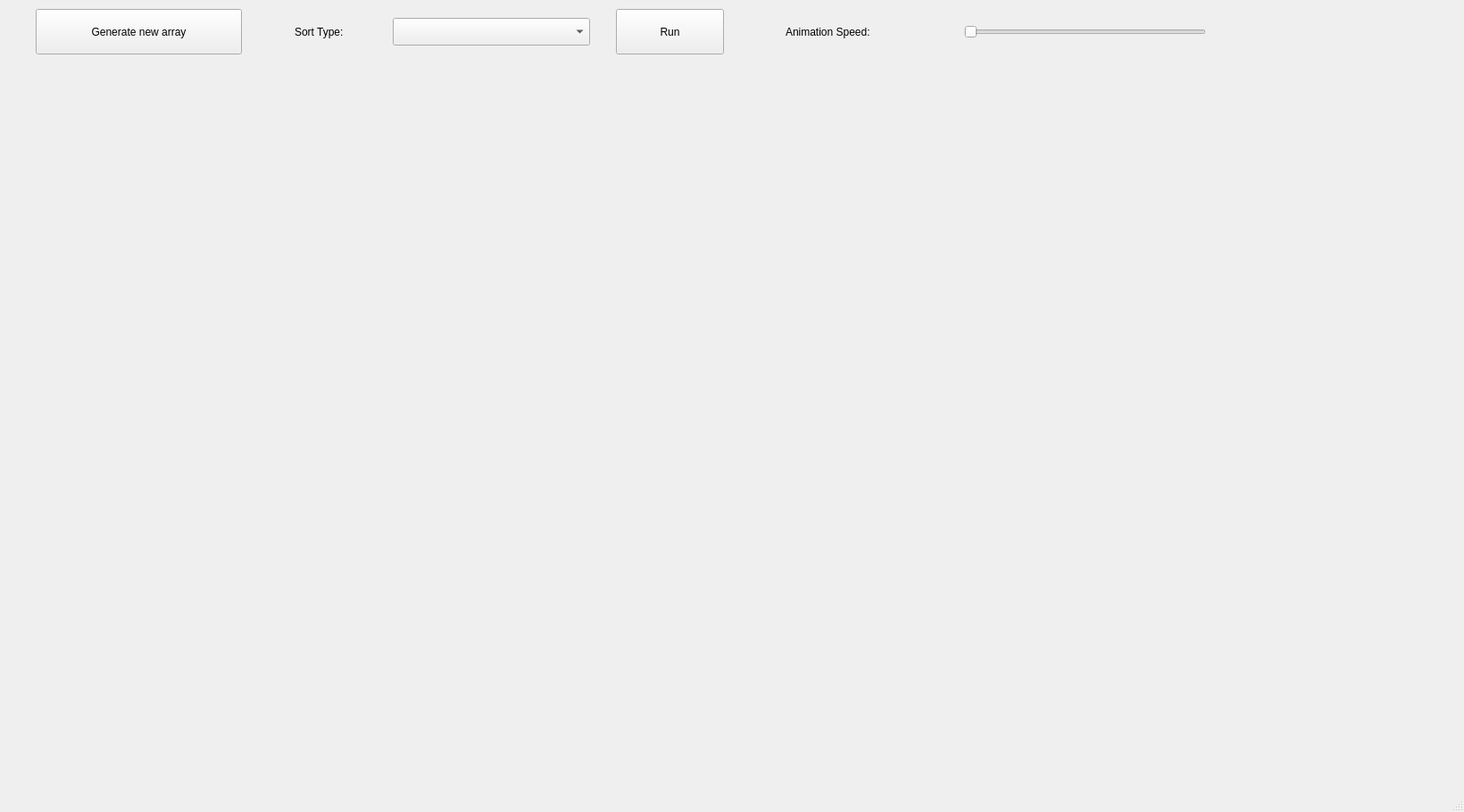
<?xml version="1.0" encoding="UTF-8"?>
<ui version="4.0">
 <class>MainWindow</class>
 <widget class="QMainWindow" name="MainWindow">
  <property name="geometry">
   <rect>
    <x>0</x>
    <y>0</y>
    <width>1640</width>
    <height>910</height>
   </rect>
  </property>
  <property name="minimumSize">
   <size>
    <width>1640</width>
    <height>910</height>
   </size>
  </property>
  <property name="maximumSize">
   <size>
    <width>1640</width>
    <height>910</height>
   </size>
  </property>
  <property name="windowTitle">
   <string>Sorting Visualizer</string>
  </property>
  <widget class="QWidget" name="centralwidget">
   <widget class="QPushButton" name="btnGenerateArray">
    <property name="geometry">
     <rect>
      <x>40</x>
      <y>10</y>
      <width>231</width>
      <height>51</height>
     </rect>
    </property>
    <property name="text">
     <string>Generate new array</string>
    </property>
   </widget>
   <widget class="QComboBox" name="cmbSortType">
    <property name="geometry">
     <rect>
      <x>440</x>
      <y>20</y>
      <width>221</width>
      <height>31</height>
     </rect>
    </property>
   </widget>
   <widget class="QLabel" name="lblSortType">
    <property name="geometry">
     <rect>
      <x>330</x>
      <y>10</y>
      <width>101</width>
      <height>51</height>
     </rect>
    </property>
    <property name="text">
     <string>Sort Type:</string>
    </property>
   </widget>
   <widget class="QPushButton" name="btnSortRun">
    <property name="geometry">
     <rect>
      <x>690</x>
      <y>10</y>
      <width>121</width>
      <height>51</height>
     </rect>
    </property>
    <property name="text">
     <string>Run</string>
    </property>
   </widget>
   <widget class="QSlider" name="sldAnimationSpeed">
    <property name="geometry">
     <rect>
      <x>1080</x>
      <y>20</y>
      <width>271</width>
      <height>31</height>
     </rect>
    </property>
    <property name="sizeIncrement">
     <size>
      <width>0</width>
      <height>0</height>
     </size>
    </property>
    <property name="layoutDirection">
     <enum>Qt::LeftToRight</enum>
    </property>
    <property name="minimum">
     <number>1</number>
    </property>
    <property name="maximum">
     <number>10</number>
    </property>
    <property name="pageStep">
     <number>1</number>
    </property>
    <property name="sliderPosition">
     <number>1</number>
    </property>
    <property name="orientation">
     <enum>Qt::Horizontal</enum>
    </property>
    <property name="tickPosition">
     <enum>QSlider::NoTicks</enum>
    </property>
    <property name="tickInterval">
     <number>0</number>
    </property>
   </widget>
   <widget class="QLabel" name="lblAnimationSpeed">
    <property name="geometry">
     <rect>
      <x>880</x>
      <y>10</y>
      <width>181</width>
      <height>51</height>
     </rect>
    </property>
    <property name="text">
     <string>Animation Speed:</string>
    </property>
   </widget>
  </widget>
  <widget class="QMenuBar" name="menubar">
   <property name="geometry">
    <rect>
     <x>0</x>
     <y>0</y>
     <width>1640</width>
     <height>21</height>
    </rect>
   </property>
  </widget>
  <widget class="QStatusBar" name="statusbar"/>
 </widget>
 <resources/>
 <connections/>
</ui>
